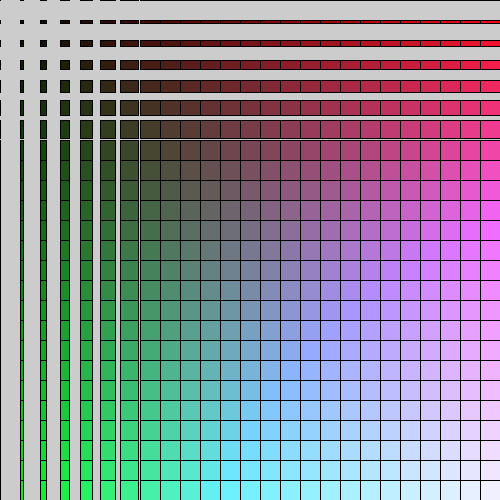
Frame 1 (no input)
Frame 60 (the mouse pressed at the canvas centre just before this capture): identical to frame 1, image omitted
Frame 120 (the mouse held since frame 60 and released just before this capture): identical to frame 1, image omitted

The Processing sketch that drew this single still picture (run headless with seeded random() and noise(); from frame 60 on, the mouse is pressed at the canvas centre):

// Processing sketch: forLoop_rectangulos
// ── forLoop_rectangulos.pde
void setup() {
  size(500, 500);
}

void draw() {

  for (int i=0; i<50; i++) {
    for (int j=0; j<50; j++) {
      fill(10*i, 10*j, i*j);
      rect(20*i, 20*j, 3*i, 3*j);
    }
  }
  
}
